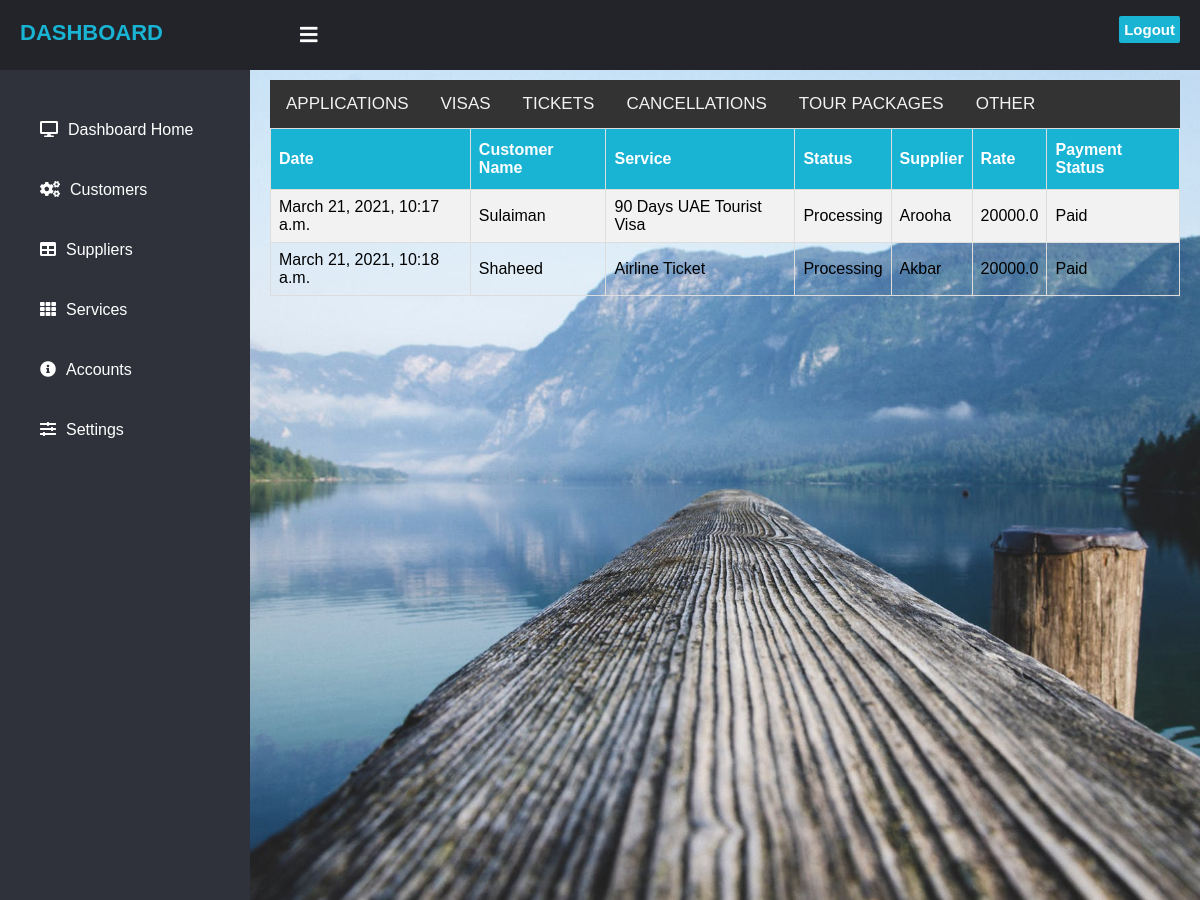
Page /dashboard/services/ on the committed database.
### dashboard/models.py (models this page shows)
class sales(models.Model):
    sales_date=models.DateTimeField(auto_now_add=True)
    cust_name=models.CharField(max_length=225,blank=True)
    cust_id=models.IntegerField(blank=True,default=0)
    product_id=models.IntegerField(blank=True,default=0)
    product_name=models.CharField(max_length=225,blank=True,default=0)
    sup_name=models.CharField(max_length=225,blank=True,default=0)
    sup_id=models.IntegerField(blank=True,default=0)
    purchase_rate = models.FloatField(blank=True,default=0)
    sales_price=models.FloatField(blank=True,default=0)
    paid_amount=models.FloatField(blank=True,default=0)
    balance=models.FloatField(blank=True,default=0)

### dashboard/views.py (the view)
# urls.py: path('services/',services),
def services(request):
    sales_table=sales.objects.all()
    return render(request,'dash_services.html',{'sales':sales_table})

### dashboard/templates/dash_services.html (shortened to what this page needs)
 {% extends 'base.html' %}
 {% block content %}
  {% include 'header.html' %}
 {% include 'sidebar.html' %}
<div class="content">
    {% include 'service_menu.html' %}
        <table id="customers">
  <tr>
    <th>Date</th>
    <th>Customer Name</th>
    <th>Service</th>
      <th>Status</th>
      <th>Supplier</th>
      <th>Rate</th>
      <th>Payment Status</th>
  </tr>
            {% for sale in sales %}
  <tr>
    <td>{{sale.sales_date}}</td>
    <td>{{sale.cust_name}}</td>
    <td>{{sale.product_name}}</td>
      <td>Processing</td>
      <td>{{sale.sup_name}}</td>
      <td>{{sale.sales_price}}</td>
      <td>Paid</td>
  </tr>
{% endfor %}
</table>
    </div>
 {% endblock %}

### dashboard/templates/base.html (shortened to what this page needs)
<!DOCTYPE html>
<html lang="en" dir="ltr">
  <head>
    {% load static %}
    <link rel="stylesheet" href="{% static 'dashboard/style.css' %}">
    <link rel="stylesheet" href="https://cdnjs.cloudflare.com/ajax/libs/font-awesome/5.12.1/css/all.min.css">
  </head>
  <body>
    {% block content %}
    {% endblock %}
  </body>
</html>

### dashboard/templates/header.html
    <header>
      <label for="check">
        <i class="fas fa-bars" id="sidebar_btn"></i>
      </label>
      <div class="left_area">
        <h3><span>Dashboard</span></h3>
      </div>
      <div class="right_area">
        <a href="#" class="logout_btn">Logout</a>
      </div>
    </header>

### dashboard/templates/sidebar.html
    <div class="sidebar">
      <a href="#"><i class="fas fa-desktop"></i><span>Dashboard Home</span></a>
      <a href="/dashboard/customers"><i class="fas fa-cogs"></i><span>Customers</span></a>
      <a href="/dashboard/suppliers"><i class="fas fa-table"></i><span>Suppliers</span></a>
      <a href="/dashboard/services/"><i class="fas fa-th"></i><span>Services</span></a>
      <a href="/dashboard/accounts"><i class="fas fa-info-circle"></i><span>Accounts</span></a>
      <a href="#"><i class="fas fa-sliders-h"></i><span>Settings</span></a>
    </div>

### dashboard/templates/service_menu.html
<div class="topnav">
  <a class="active" href="/dashboard/services">APPLICATIONS</a>
  <a href="/dashboard/sales">VISAS</a>
   <a href="/dashboard/tickets">TICKETS</a>
  <a href="/dashboard/sales">CANCELLATIONS</a>
   <a href="/dashboard/sales">TOUR PACKAGES</a>
   <a href="/dashboard/sales">OTHER</a>
</div>

### Portal_main/static/dashboard/style.css (style rules this page uses)
body { margin: 0; padding: 0; font-family: "Roboto", sans-serif; }
header { z-index: 1; position: fixed; background: #22242A; padding: 20px; width: calc(100% - 0%); top: 0; height: 30px; }
.left_area h3 { color: #fff; margin: 0; text-transform: uppercase; font-size: 22px; font-weight: 900; }
.left_area span { color: #19B3D3; }
.logout_btn { padding: 5px; background: #19B3D3; text-decoration: none; float: right; margin-top: -30px; margin-right: 40px; border-radius: 2px; font-size: 15px; font-weight: 600; color: #fff; transition: 0.5s; transition-property: background; }
.sidebar { z-index: 1; top: 0; background: #2f323a; margin-top: 70px; padding-top: 30px; position: fixed; left: 0; width: 250px; height: calc(100% - 9%); transition: 0.5s; transition-property: left; overflow-y: auto; }
.sidebar a { color: #fff; display: block; width: 100%; line-height: 60px; text-decoration: none; padding-left: 40px; box-sizing: border-box; transition: 0.5s; transition-property: background; }
.sidebar i { padding-right: 10px; }
label #sidebar_btn { z-index: 1; color: #fff; position: fixed; cursor: pointer; left: 300px; font-size: 20px; margin: 5px 0; transition: 0.5s; transition-property: color; }
.content { width: (100% - 250px); margin-top: 60px; padding: 20px; margin-left: 250px; background: url(background.png) no-repeat; background-position: center; background-size: cover; height: 100vh; transition: 0.5s; }

### dashboard/templates/base.html (style rules this page uses)
body { margin: 0; padding: 0; font-family: "Roboto", sans-serif; }
header { z-index: 1; position: fixed; background: #22242A; padding: 20px; width: calc(100% - 0%); top: 0; height: 30px; }
.left_area h3 { color: #fff; margin: 0; text-transform: uppercase; font-size: 22px; font-weight: 900; }
.left_area span { color: #19B3D3; }
.logout_btn { padding: 5px; background: #19B3D3; text-decoration: none; float: right; margin-top: -30px; margin-right: 40px; border-radius: 2px; font-size: 15px; font-weight: 600; color: #fff; transition: 0.5s; transition-property: background; }
.sidebar { z-index: 1; top: 0; background: #2f323a; margin-top: 70px; padding-top: 30px; position: fixed; left: 0; width: 250px; height: calc(100% - 9%); transition: 0.5s; transition-property: left; overflow-y: auto; }
.sidebar a { color: #fff; display: block; width: 100%; line-height: 60px; text-decoration: none; padding-left: 40px; box-sizing: border-box; transition: 0.5s; transition-property: background; }
.sidebar i { padding-right: 10px; }
label #sidebar_btn { z-index: 1; color: #fff; position: fixed; cursor: pointer; left: 300px; font-size: 20px; margin: 5px 0; transition: 0.5s; transition-property: all; transition-property: color; }
.content { width: (100% - 250px); margin-top: 60px; padding: 20px; margin-left: 250px; background: url(background.png) no-repeat; background-position: center; background-size: cover; height: 100vh; transition: 0.5s; }
#customers { font-family: Arial, Helvetica, sans-serif; border-collapse: collapse; width: 100%; }
#customers td, #customers th { border: 1px solid #ddd; padding: 8px; }
#customers tr:nth-child(even) { background-color: #f2f2f2; }
#customers th { padding-top: 12px; padding-bottom: 12px; text-align: left; background-color:#19B3D3; color: white; }
body { margin: 0; font-family: Arial, Helvetica, sans-serif; }
.topnav { overflow: hidden; background-color: #333; }
.topnav a { float: left; color: #f2f2f2; text-align: center; padding: 14px 16px; text-decoration: none; font-size: 17px; }

### rows in the picture
sales: sales_date "March 21, 2021, 10:17 a.m.", cust_name "Sulaiman", product_name "90 Days UAE Tourist Visa", sup_name "Arooha", sales_price "20000.0"
sales: sales_date "March 21, 2021, 10:18 a.m.", cust_name "Shaheed", product_name "Airline Ticket", sup_name "Akbar", sales_price "20000.0"
